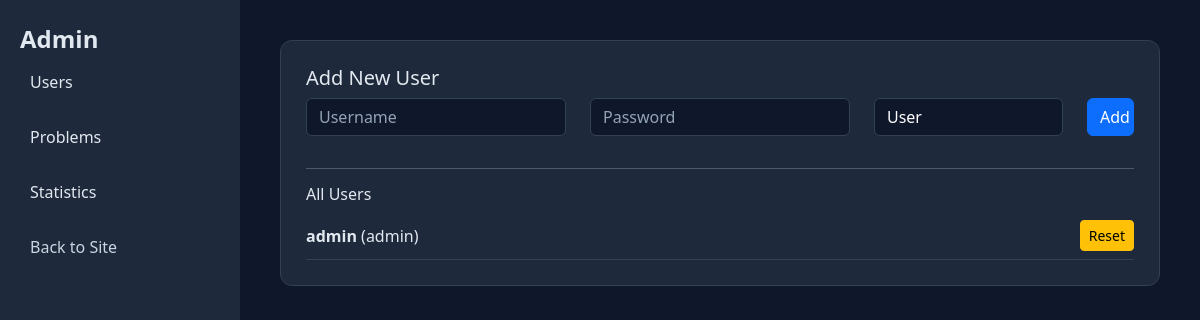
Before: /admin (signed in) with the older database file.
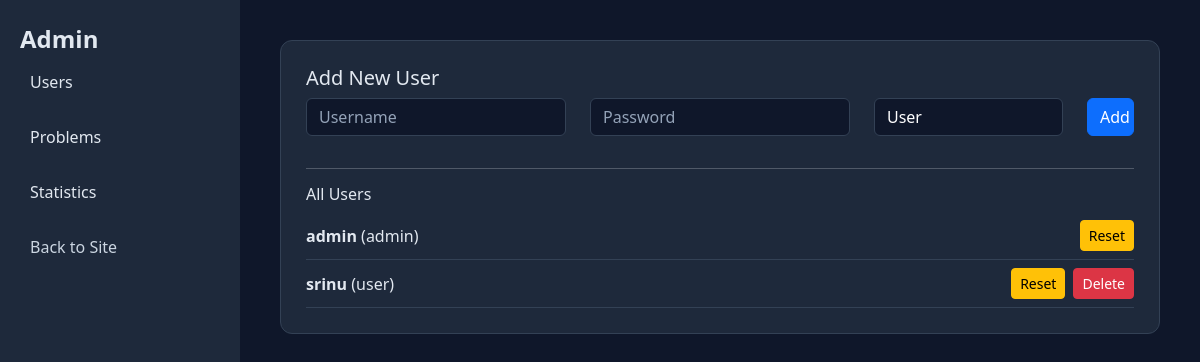
After: the same page with the newer database file.
### tables this page shows
CREATE TABLE users(
    username TEXT PRIMARY KEY,
    password BLOB,
    role TEXT,
    rating INTEGER DEFAULT 1200
);

### app.py (the view, shortened to what this page needs)
@app.route("/admin", methods=["GET", "POST"])
def admin():
    if session.get("role") != "admin":
        return "Access Denied"
    msg = ""
    c.execute("SELECT username, role FROM users")
    users = c.fetchall()
    c.execute("SELECT * FROM problems")
    problems = c.fetchall()
    return render_template(
        "admin.html",
        users=users,
        problems=problems,
        msg=msg
    )

### templates/admin.html (shortened to what this page needs)
<!DOCTYPE html>
<html lang="en">
<head>
<link href="https://cdn.jsdelivr.net/npm/bootstrap@5.3.2/dist/css/bootstrap.min.css" rel="stylesheet">
</head>
<body>
<div class="sidebar">
<h4><b>Admin</b></h4>
<a onclick="showSection('users',this)">Users</a>
<a onclick="showSection('problems',this)">Problems</a>
<a onclick="showSection('stats',this)">Statistics</a>
<a href="/dashboard">Back to Site</a>
</div>
<div class="main-content">
<div id="usersSection" class="card-custom" style="display:block;">
<h5>Add New User</h5>
<form method="POST">
<div class="row">
<div class="col-md-4 mb-3">
<input name="new_user" class="form-control" placeholder="Username" required>
</div>
<div class="col-md-4 mb-3">
<input name="new_pass" type="password" class="form-control" placeholder="Password" required>
</div>
<div class="col-md-3 mb-3">
<select name="role" class="form-control">
<option value="user">User</option>
</select>
</div>
<div class="col-md-1 mb-3">
<button class="btn btn-primary w-100">Add</button>
</div>
</div>
</form>
<hr>
<h6>All Users</h6>
{% for u in users %}
<div class="list-item d-flex justify-content-between align-items-center">
<div>
<b>{{ u[0] }}</b> ({{ u[1] }})
</div>
<div class="d-flex gap-2">
<a href="/reset_user/{{ u[0] }}"
onclick="return confirm('Reset solved problems for this user?')"
class="btn btn-warning btn-sm">
Reset
</a>
{% if u[0] != "admin" %}
<a href="/delete_user/{{ u[0] }}"
onclick="return confirm('Delete user?')"
class="btn btn-danger btn-sm">
Delete
</a>
{% endif %}
</div>
</div>
{% endfor %}
</div>
</div>
</body>
</html>

### templates/admin.html (style rules this page uses)
body { margin:0; background:#0f172a; font-family:'Segoe UI',sans-serif; color:#e2e8f0; }
.sidebar { width:240px; height:100vh; background:#1e293b; position:fixed; padding:25px 20px; }
.sidebar a { display:block; color:#cbd5e1; text-decoration:none; margin-bottom:15px; padding:8px 10px; border-radius:6px; cursor:pointer; }
.main-content { margin-left:240px; padding:40px; }
.card-custom { background:#1e293b; border:1px solid #334155; border-radius:12px; padding:25px; margin-bottom:30px; }
input.form-control, textarea.form-control, select.form-control { background:#0f172a !important; color:#ffffff !important; border:1px solid #334155 !important; }
input::placeholder, textarea::placeholder { color:#94a3b8 !important; }
.list-item { padding:8px 0; border-bottom:1px solid #334155; }

Changed rows visible on the page:
added users: username "srinu", role "user"
